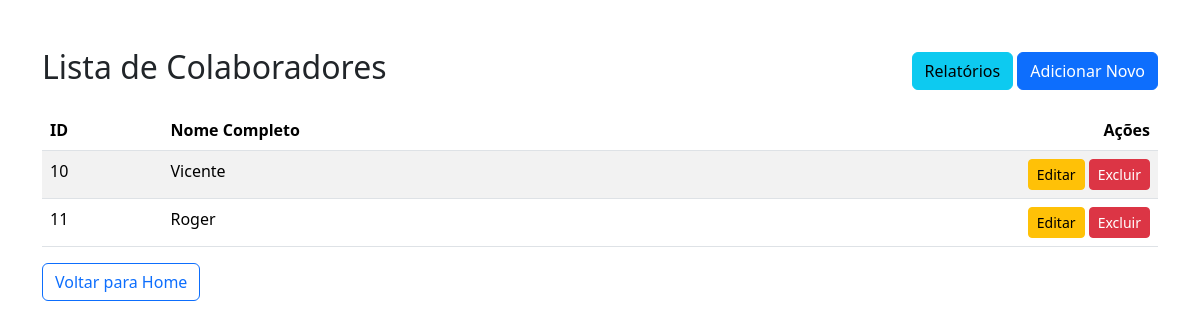
The page /colaboradores/ on the database its author committed.
### epi_control/models.py (models this page shows, shortened)
class Colaborador(models.Model):
    nome_completo = models.CharField(max_length=255)
    cargo = models.CharField(max_length=50, blank=True)

### epi_control/views.py (the view)
# urls.py: path('colaboradores/', views.listar_colaboradores, name='listar_colaboradores'),
def listar_colaboradores(request):
    colaboradores = Colaborador.objects.all() # Busca todos os colaboradores no banco
    return render(request, 'epi_control/listar_colaboradores.html', {'colaboradores': colaboradores})

### epi_control/templates/epi_control/listar_colaboradores.html (shortened to what this page needs)
<!DOCTYPE html>
<html lang="pt-br">
<head>
    <link href="https://cdn.jsdelivr.net/npm/bootstrap@5.3.3/dist/css/bootstrap.min.css" rel="stylesheet">
</head>
<body>
    <div class="container mt-5">
        <div class="d-flex justify-content-between align-items-center mb-3">
            <h2>Lista de Colaboradores</h2>
            <div>
                <a href="{% url 'relatorio_colaboradores' %}" class="btn btn-info">Relatórios</a>
                <a href="{% url 'cadastrar_colaborador' %}" class="btn btn-primary">Adicionar Novo</a>
            </div>
        </div>
        <table class="table table-striped">
            <thead>
                <tr>
                    <th>ID</th>
                    <th>Nome Completo</th>
                    <th class="text-end">Ações</th>
                </tr>
            </thead>
            <tbody>
                {% for colaborador in colaboradores %}
                <tr>
                    <td>{{ colaborador.id }}</td>
                    <td>{{ colaborador.nome_completo }}</td>
                    <td class="text-end">
                        <a href="{% url 'editar_colaborador' colaborador.id %}" class="btn btn-warning btn-sm">Editar</a>
                        <button type="button" class="btn btn-danger btn-sm" data-bs-toggle="modal" data-bs-target="#confirmDeleteModal-{{ colaborador.id }}">
                            Excluir
                        </button>
                    </td>
                </tr>
                {% empty %}
                <tr>
                    <td colspan="3" class="text-center">Nenhum colaborador cadastrado.</td>
                </tr>
                {% endfor %}
            </tbody>
        </table>
        <div class="mt-3">
            <a href="{% url 'home' %}" class="btn btn-outline-primary">Voltar para Home</a>
        </div>
    </div>
</body>
</html>

### rows shown on the page
Colaborador: id "10", nome_completo "Vicente"
Colaborador: id "11", nome_completo "Roger"
